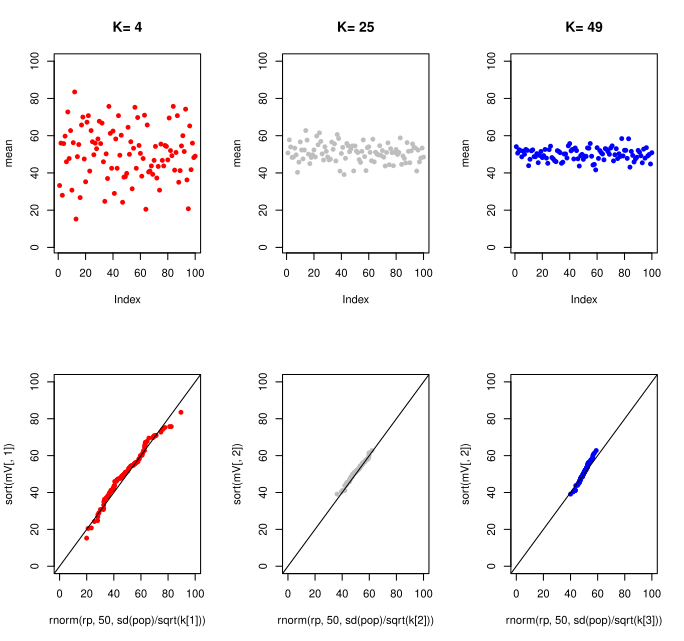

This chart was generated by the following R code:
pop=1:100
rp=100
k=c(4,25,49)
mV=matrix(0, rp, length(k))
for(i in 1:rp) {
  for(j in 1:length(k)) {
    s=sample(pop,k[j])
    mV[i,j]=mean(s)
  }  
}
par(mfrow=c(2,3))
plot(main=paste("K=", k[1]), (mV[,1]), ylim=c(1, 100), ylab="mean", pch=16, col="red")
plot(main=paste("K=", k[2]),(mV[,2]), ylim=c(1, 100), ylab="mean", pch=16, col="gray")
plot(main=paste("K=", k[3]),(mV[,3]), ylim=c(1, 100), ylab="mean", pch=16, col="blue")

#plot(sort(mV[,1]), ylim=c(1, 100), pch=16, col="red")
#plot(sort(mV[,2]), ylim=c(1, 100), pch=16, col="gray")
#plot(sort(mV[,3]), ylim=c(1, 100), pch=16, col="blue")

qqplot(xlim=c(0, 100), ylim=c(0, 100), rnorm(rp, 50, sd(pop)/sqrt(k[1])), sort(mV[,1]), pch=16, col="red")
abline(a=0, b=1)
qqplot(xlim=c(0, 100), ylim=c(0, 100), rnorm(rp, 50, sd(pop)/sqrt(k[2])), sort(mV[,2]), pch=16, col="gray")
abline(a=0, b=1)
qqplot(xlim=c(0, 100), ylim=c(0, 100), rnorm(rp, 50, sd(pop)/sqrt(k[3])), sort(mV[,2]), pch=16, col="blue")
abline(a=0, b=1)


##coin
k=c(10, 50, 100)
rp=1000
coinMean=matrix(0, rp, length(k))
for(i in 1:length(k)) {
  for(j in 1:rp) {
    s=rbinom(1, k[i], 0.5)
    coinMean[j,i]=s
  }
}
par(mfrow=c(1,3))
hist(coinMean[,1], xlim=c(0, k[1]), breaks = 25, main=k[1], col="red")
abline(v=mean(coinMean[,1]), lwd=2, lty=2)
hist(coinMean[,2], xlim=c(0, k[2]), breaks = 25, main=k[2], col="green")
abline(v=mean(coinMean[,2]), lwd=2, lty=2)
hist(coinMean[,3], xlim=c(0, k[3]), breaks = 25, main=k[3], col="blue")
abline(v=mean(coinMean[,3]), lwd=2, lty=2)
